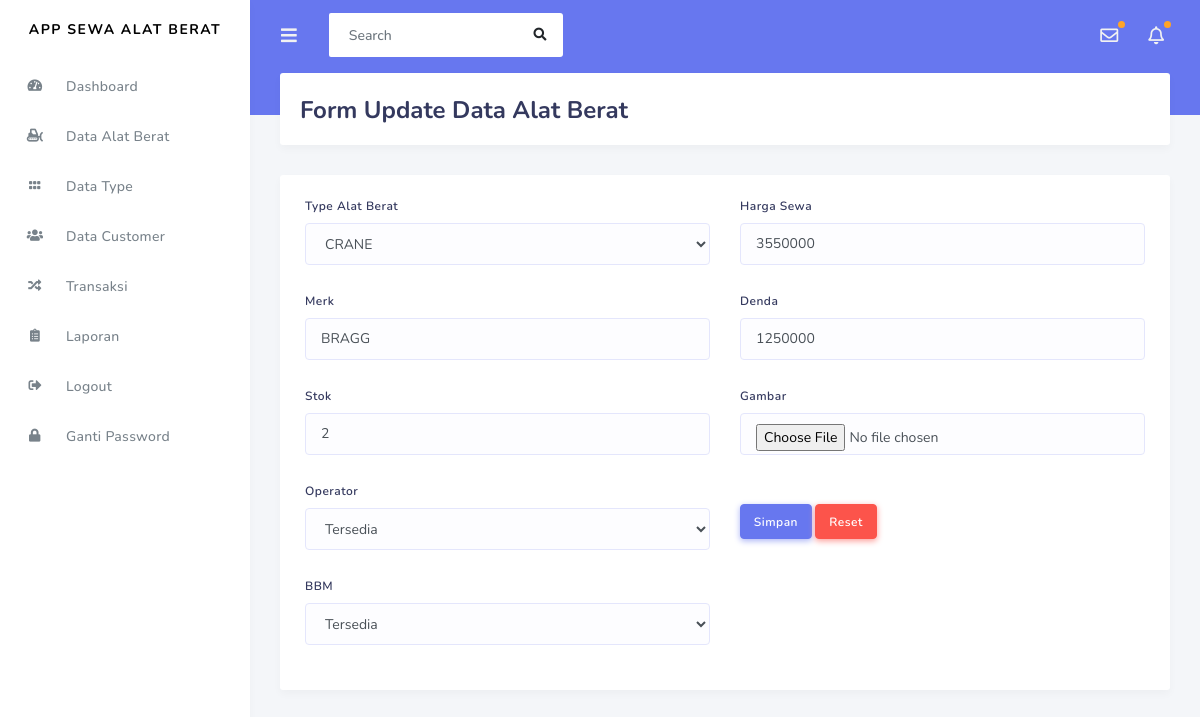
Screenshot of /admin/data_alat_berat/update_alat_berat/19 with the database file from the repository.
### tables this page shows
CREATE TABLE `alat_berat` (
  `id_alat_berat` int NOT NULL,
  `kode_type` varchar(120) NOT NULL,
  `merk` varchar(20) NOT NULL,
  `stok` int NOT NULL,
  `status` varchar(50) NOT NULL,
  `harga` int NOT NULL,
  `denda` int NOT NULL,
  `operator` int NOT NULL,
  `BBM` int NOT NULL,
  `gambar` varchar(255) NOT NULL
);

CREATE TABLE `type` (
  `id_type` int NOT NULL,
  `kode_type` varchar(10) NOT NULL,
  `nama_type` varchar(20) NOT NULL
);

### application/controllers/admin/data_alat_berat.php (called while the page is built, shortened)
<?php
class data_alat_berat extends CI_Controller
{
	public function update_alat_berat($id)
	{
		$data['ab'] = $this->base->get_alat_berat(['id_alat_berat' => $id])->row();
		$data['type'] = $this->Rental_model->get_data('type')->result();
		$data['id'] = $id;
		$this->load->view('templates_admin/header');
		$this->load->view('templates_admin/sidebar');
		$this->load->view('admin/form_update_alat_berat', $data);
		$this->load->view('templates_admin/footer');
	}
}

### index.php (called while the page is built, shortened)
<?php
require_once BASEPATH.'core/CodeIgniter.php';

### application/models/Base_model.php (called while the page is built, shortened)
<?php
class Base_model extends CI_Model
{
    public function get_alat_berat($where = null) {
        $this->db->select('*');
        $this->db->from('alat_berat');
        $this->db->join('type', 'alat_berat.kode_type = type.kode_type');
        if ($where != null) {
            $this->db->where($where);
        }
        return $this->db->get();
    }
}

### application/views/admin/form_update_alat_berat.php (the view, shortened to what this page needs)
<div class="main-content">
	<section class="section">
		<div class="section-header">
			<h1>Form Update Data Alat Berat</h1>
		</div>
		<div class="card">
			<div class="card-body">
					<form method="post" action="<?php echo base_url('admin/data_alat_berat/update_alat_berat_aksi/'.$id) ?>" enctype="multipart/form-data">
						<div class="row">
							<div class="col-md-6">
								<div class="form-group">
									<label>Type Alat Berat</label>
									<select name="kode_type" class="form-control">
										<option value="<?php echo $ab->kode_type ?>"><?php echo $ab->kode_type ?></option>
									</select>
								</div>
								<div class="form-group">
									<label>Merk</label>
									<input type="text" name="merk" class="form-control" value="<?= $ab->merk ?>">
								</div>
								<div class="form-group">
									<label>Stok</label>
									<input type="text" name="stok" class="form-control" value="<?php echo $ab->stok ?>">
								</div>
								<div class="form-group">
									<label>Operator</label>
									<select name="operator" class="form-control">
										<option <?php if ($ab->operator == "1") {
													echo "selected='selected'";
												}
												echo $ab->operator; ?> value="1">Tersedia</option>
									</select>
								</div>
								<div class="form-group">
									<label>BBM</label>
									<select name="BBM" class="form-control">
										<option <?php if ($ab->BBM == "1") {
													echo "selected='selected'";
												}
												echo $ab->BBM; ?> value="1">Tersedia</option>
									</select>
								</div>
							</div>
							<div class="col-md-6">
								<div class="form-group">
									<label>Harga Sewa</label>
									<input type="number" name="harga" class="form-control" value="<?php echo $ab->harga ?>">
								</div>
								<div class="form-group">
									<label>Denda</label>
									<input type="number" name="denda" class="form-control" value="<?php echo $ab->denda ?>">
								</div>
								<div class="form-group">
									<label>Gambar</label>
									<input type="file" name="gambar" class="form-control">
								</div>
								<button type="submit" class="btn btn-primary mt-4">Simpan</button>
								<button type="reset" class="btn btn-danger mt-4">Reset</button>
							</div>
						</div>
					</form>
			</div>
		</div>
	</section>
</div>

### rows the page displays
alat_berat: kode_type "CRANE", merk "BRAGG", stok "2", operator "Tersedia", BBM "Tersedia", harga "3550000", denda "1250000"
